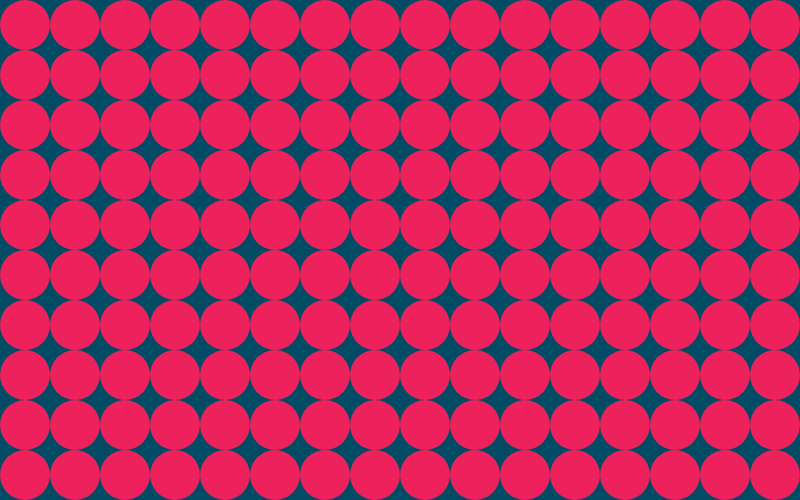
Frame 1 (no input)
Frame 60 (no input): identical to frame 1, image omitted
Frame 120 (the mouse pressed at the canvas centre since frame 60): identical to frame 1, image omitted

The p5.js sketch that drew this single still picture (run headless with seeded random() and noise() and a simulated clock; from frame 60 on, the mouse is pressed at the canvas centre):

// p5.js sketch
// ── sketch.js
canWidth = 800
canHeight = 500
function setup() {
  createCanvas(canWidth, canHeight);
}

function draw() {
  background(1, 75, 100);
  //   properties
  noStroke()
  fill(237, 34, 93)
  var diameter = 50
  //   circle
  //   for Loop
  for (var i = 0; i < canWidth / diameter; i ++) {
    for (var j = 0; j < canHeight / diameter; j ++) { 
    ellipse((i * diameter)+(diameter / 2), (j * diameter)+(diameter / 2), diameter, diameter)
    }
  }
}
